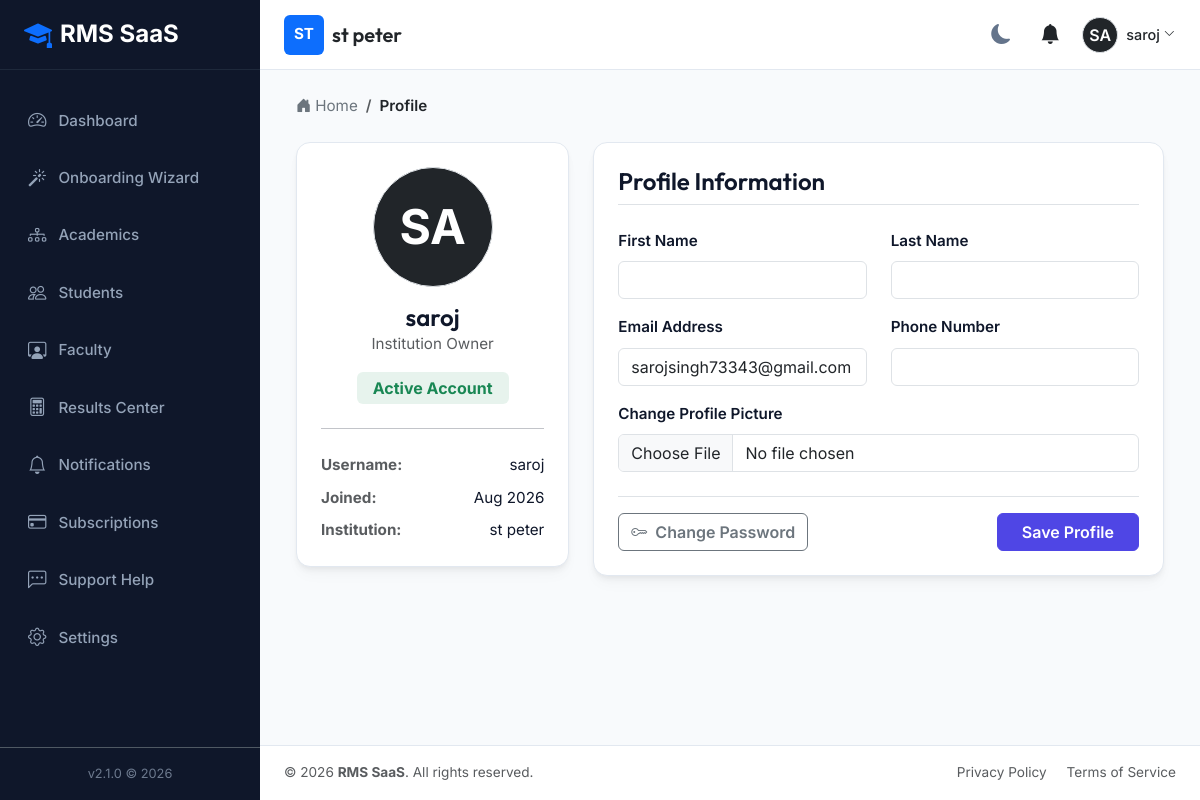
The app's page /profile/ (signed in) with its own data.
### tenants/models.py (models this page shows, shortened)
class Institution(models.Model):
    name = models.CharField(max_length=255)
    slug = models.SlugField(max_length=255, unique=True)
    contact_email = models.EmailField()
    contact_phone = models.CharField(max_length=20, blank=True, null=True)
    address = models.TextField(blank=True, null=True)
    logo = models.ImageField(upload_to='institution_logos/', blank=True, null=True)
    is_active = models.BooleanField(default=True)
    created_at = models.DateTimeField(auto_now_add=True)
    updated_at = models.DateTimeField(auto_now=True)

### accounts/models.py (models this page shows, shortened)
class User(AbstractUser):
    class Role(models.TextChoices):
        SUPER_ADMIN = 'SUPER_ADMIN', 'Super Admin'
        INSTITUTION_OWNER = 'INSTITUTION_OWNER', 'Institution Owner'
        INSTITUTION_ADMIN = 'INSTITUTION_ADMIN', 'Institution Admin'
        EXAM_CONTROLLER = 'EXAM_CONTROLLER', 'Examination Controller'
        HOD = 'HOD', 'Head of Department'
        FACULTY = 'FACULTY', 'Faculty'
        STUDENT = 'STUDENT', 'Student'
    role = models.CharField(max_length=30, choices=Role.choices, default=Role.STUDENT)
    institution = models.ForeignKey(
        'tenants.Institution',
        on_delete=models.SET_NULL,
        null=True,
        blank=True,
        related_name='users'
    )
    phone = models.CharField(max_length=20, blank=True, null=True)
    profile_picture = models.ImageField(upload_to='profile_pics/', blank=True, null=True)
    created_at = models.DateTimeField(auto_now_add=True)
    updated_at = models.DateTimeField(auto_now=True)
    @property
    def is_super_admin(self):
        return self.role == self.Role.SUPER_ADMIN or self.is_superuser
    @property
    def is_institution_admin(self):
        return self.role in [self.Role.INSTITUTION_OWNER, self.Role.INSTITUTION_ADMIN]

### accounts/views.py (the view)
# urls.py: path('profile/', views.profile_view, name='profile'),
@login_required
def profile_view(request):
    if request.method == 'POST':
        form = UserProfileForm(request.POST, request.FILES, instance=request.user)
        if form.is_valid():
            form.save()
            AuditLog.objects.create(
                institution=request.user.institution,
                user=request.user,
                user_role=request.user.get_role_display(),
                action="Updated profile information.",
                module="AUTH",
                ip_address=request.META.get('REMOTE_ADDR')
            )
            messages.success(request, "Your profile has been updated.")
            return redirect('profile')
    else:
        form = UserProfileForm(instance=request.user)
    return render(request, 'auth/profile.html', {
        'form': form,
        'breadcrumbs': [{'name': 'Profile', 'url': '#'}]
    })

### accounts/forms.py
class UserProfileForm(forms.ModelForm):
    class Meta:
        model = User
        fields = ['first_name', 'last_name', 'email', 'phone', 'profile_picture']
        widgets = {
            'first_name': forms.TextInput(attrs={'class': 'form-control'}),
            'last_name': forms.TextInput(attrs={'class': 'form-control'}),
            'email': forms.EmailInput(attrs={'class': 'form-control'}),
            'phone': forms.TextInput(attrs={'class': 'form-control'}),
            'profile_picture': forms.FileInput(attrs={'class': 'form-control'}),
        }

### notifications/context_processors.py (called while the page is built)
def unread_notifications(request):
    if request.user.is_authenticated:
        unread_notifications = Notification.objects.filter(user=request.user, is_read=False).order_by('-created_at')
        return {
            'unread_notifications': unread_notifications,
            'unread_notifications_list': unread_notifications,
            'unread_notifications_count': unread_notifications.count()
        }
    return {}

### tenants/context_processors.py (called while the page is built)
def institution_context(request):
    context = {
        'current_institution': None,
        'institution_settings': None
    }
    if request.user.is_authenticated and not request.user.is_super_admin:
        if request.user.institution:
            context['current_institution'] = request.user.institution
            try:
                context['institution_settings'] = request.user.institution.settings
            except Exception:
                context['institution_settings'] = None
    return context

### templates/auth/profile.html (shortened to what this page needs)
{% extends "base.html" %}
{% block content %}
<div class="row">
    <div class="col-lg-4 mb-4">
        <div class="rms-card text-center py-4">
            <div class="position-relative d-inline-block mb-3">
                {% if user.profile_picture %}
                    <img src="{{ user.profile_picture.url }}" alt="{{ user.username }}" class="rounded-circle border" style="width: 120px; height: 120px; object-fit: cover;">
                {% else %}
                    <div class="bg-dark text-white rounded-circle d-flex align-items-center justify-content-center mx-auto border" style="width: 120px; height: 120px; font-size: 3rem; font-weight: bold;">
                        {{ user.username|slice:":2"|upper }}
                    </div>
                {% endif %}
            </div>
            <h4 class="m-0 font-heading fw-semibold">{{ user.get_full_name|default:user.username }}</h4>
            <p class="text-muted mb-3">{{ user.get_role_display }}</p>
            <span class="badge bg-opacity-10 bg-success text-success px-3 py-2 fs-6">
                Active Account
            </span>
            <hr class="my-4">
            <div class="text-start">
                <p class="mb-2"><strong class="text-muted">Username:</strong> <span class="float-end">{{ user.username }}</span></p>
                <p class="mb-2"><strong class="text-muted">Joined:</strong> <span class="float-end">{{ user.date_joined|date:"M Y" }}</span></p>
                {% if current_institution %}
                    <p class="mb-0"><strong class="text-muted">Institution:</strong> <span class="float-end">{{ current_institution.name }}</span></p>
                {% endif %}
            </div>
        </div>
    </div>
    <div class="col-lg-8">
        <div class="rms-card">
            <h4 class="mb-4 font-heading fw-semibold border-bottom pb-2">Profile Information</h4>
            <form method="POST" enctype="multipart/form-data">
                <div class="row">
                    <div class="col-md-6 mb-3">
                        <label for="id_first_name" class="form-label fw-semibold">First Name</label>
                        {{ form.first_name }}
                    </div>
                    <div class="col-md-6 mb-3">
                        <label for="id_last_name" class="form-label fw-semibold">Last Name</label>
                        {{ form.last_name }}
                    </div>
                </div>
                <div class="row">
                    <div class="col-md-6 mb-3">
                        <label for="id_email" class="form-label fw-semibold">Email Address</label>
                        {{ form.email }}
                    </div>
                    <div class="col-md-6 mb-3">
                        <label for="id_phone" class="form-label fw-semibold">Phone Number</label>
                        {{ form.phone }}
                    </div>
                </div>
                <div class="mb-4">
                    <label for="id_profile_picture" class="form-label fw-semibold">Change Profile Picture</label>
                    {{ form.profile_picture }}
                </div>
                <div class="d-flex justify-content-between align-items-center border-top pt-3">
                    <a href="{% url 'change_password' %}" class="btn btn-outline-secondary fw-semibold">
                        <i class="bi bi-key me-1"></i> Change Password
                    </a>
                    <button type="submit" class="btn btn-primary px-4 fw-semibold">
                        Save Profile
                    </button>
                </div>
            </form>
        </div>
    </div>
</div>
{% endblock %}

### templates/partials/navbar.html (shortened to what this page needs)
<nav class="app-navbar no-print">
    <div class="d-flex align-items-center">
        {% if current_institution %}
            <div class="d-flex align-items-center">
                {% if current_institution.logo %}
                    <img src="{{ current_institution.logo.url }}" alt="{{ current_institution.name }} Logo" height="40" class="me-2 rounded">
                {% else %}
                    <div class="bg-primary text-white d-flex align-items-center justify-content-center rounded me-2" style="width: 40px; height: 40px; font-weight: bold;">
                        {{ current_institution.name|slice:":2"|upper }}
                    </div>
                {% endif %}
                <div>
                    <h5 class="m-0 text-dark font-heading">{{ current_institution.name }}</h5>
                </div>
            </div>
        {% else %}
            <h5 class="m-0 text-dark font-heading">RMS SaaS Platform</h5>
        {% endif %}
    </div>
    <div class="d-flex align-items-center gap-3">
        <button class="theme-toggle-btn" id="theme-toggle" title="Toggle Theme">
            <i class="bi bi-moon-fill"></i>
        </button>
        <div class="dropdown">
            <button class="btn btn-link position-relative text-dark p-1" type="button" id="notificationDropdown" data-bs-toggle="dropdown" aria-expanded="false">
                <i class="bi bi-bell-fill fs-5"></i>
            </button>
        </div>
        <div class="dropdown">
            <button class="btn btn-link d-flex align-items-center text-decoration-none p-0 text-dark" type="button" id="userProfileDropdown" data-bs-toggle="dropdown" aria-expanded="false">
                {% if user.profile_picture %}
                    <img src="{{ user.profile_picture.url }}" alt="{{ user.username }}" width="36" height="36" class="rounded-circle border">
                {% else %}
                    <div class="bg-dark text-white rounded-circle d-flex align-items-center justify-content-center border" style="width: 36px; height: 36px; font-weight: 600;">
                        {{ user.username|slice:":2"|upper }}
                    </div>
                {% endif %}
                <span class="ms-2 d-none d-md-inline" style="font-size: 0.9rem; font-weight: 500;">{{ user.get_full_name|default:user.username }}</span>
                <i class="bi bi-chevron-down ms-1" style="font-size: 0.7rem;"></i>
            </button>
        </div>
    </div>
</nav>

### static/css/styles.css (style rules this page uses)
:root { --bg-primary: #f8fafc; --bg-secondary: #ffffff; --text-primary: #0f172a; --text-secondary: #64748b; --border-color: #e2e8f0; --card-shadow: 0 4px 6px -1px rgba(0, 0, 0, 0.05), 0 2px 4px -1px rgba(0, 0, 0, 0.02), 0 10px 15px -3px rgba(0, 0, 0, 0.03); --sidebar-bg: #0f172a; --sidebar-text: #94a3b8; --sidebar-active-bg: #1e293b; --sidebar-active-text: #ffffff; --primary: #4f46e5; --primary-hover: #4338ca; --success: #10b981; --warning: #f59e0b; --danger: #ef4444; --info: #06b6d4; --font-heading: 'Outfit', sans-serif; --font-body: 'Inter', sans-serif; --radius-lg: 14px; --radius-md: 10px; --transition-fast: 0.2s ease; }
body { background-color: var(--bg-primary); color: var(--text-primary); font-family: var(--font-body); font-size: 0.95rem; line-height: 1.6; transition: background-color var(--transition-fast), color var(--transition-fast); }
h1, h2, h3, h4, h5, h6 { font-family: var(--font-heading); font-weight: 600; }
.app-navbar { background-color: var(--bg-secondary); border-bottom: 1px solid var(--border-color); height: 70px; padding: 0 1.5rem; display: flex; align-items: center; justify-content: space-between; }
.rms-card { background-color: var(--bg-secondary); border: 1px solid var(--border-color); border-radius: var(--radius-lg); box-shadow: var(--card-shadow); padding: 1.5rem; margin-bottom: 1.5rem; transition: transform var(--transition-fast), box-shadow var(--transition-fast); }
.btn-primary { background-color: var(--primary); border-color: var(--primary); }
.theme-toggle-btn { cursor: pointer; background: none; border: none; color: var(--text-secondary); font-size: 1.25rem; padding: 0.5rem; border-radius: 50%; display: flex; align-items: center; justify-content: center; transition: all var(--transition-fast); }

### records on screen
Institution: name "ST", name "st peter"
User: username "SA", get_full_name "saroj", role "Institution Owner", username "saroj", date_joined "Aug 2026", email "sarojsingh73343@gmail.com"

### other values on screen
{{ crumb.name }} "Profile"
